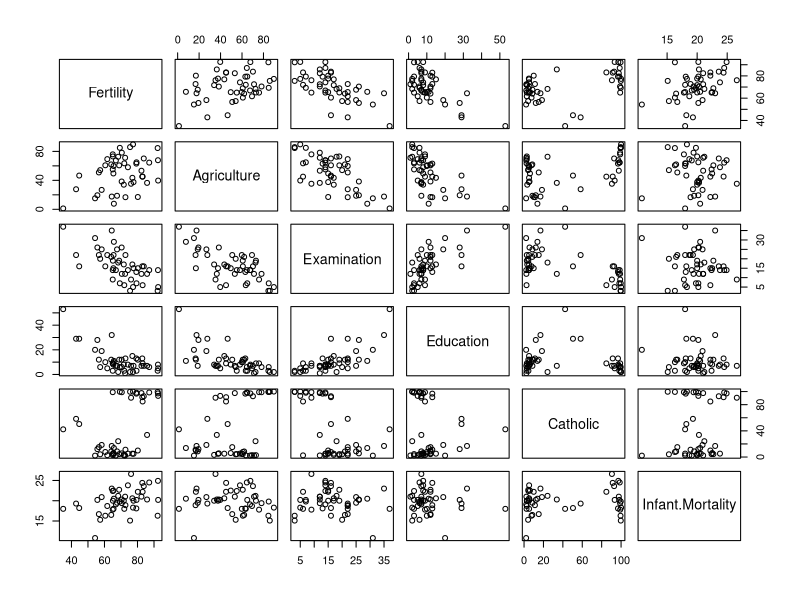
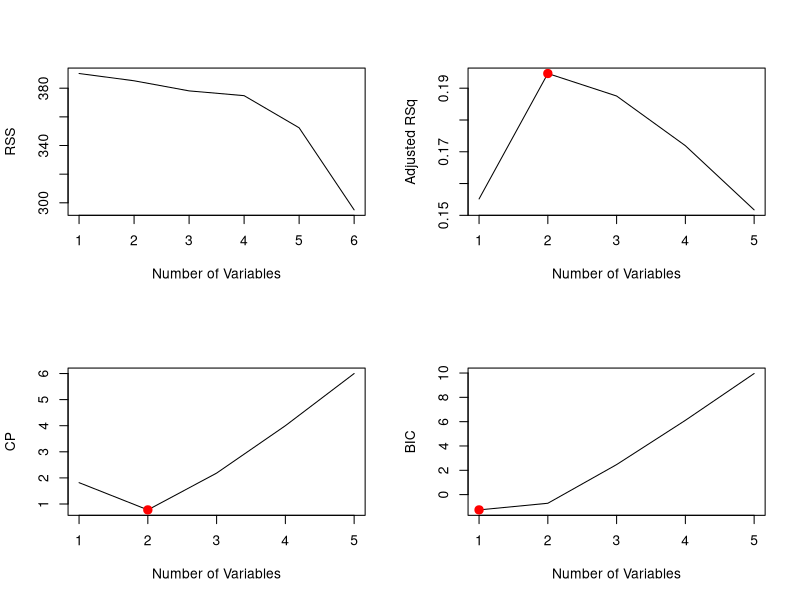

The R script that drew these images, in order:
#Author  : Naren Nandi
#Created : 06/12/2018

#Going to predict Infant Mortality using a Multi-Linear Model
#Using Best Subset Selection to see what Variables best fits the model.

#We will use the classic swiss data set provided with R datasets. 
#Having a look at its documentation.
data(swiss)
?swiss

#Viewing the data set in another window
View(swiss)

#Checking how these variables interact with each other, we can create a scatter plot matrix.
pairs(swiss)

#Checking the range and the structure of the data
summary(swiss)
str(swiss)

#Checking how correlated the independent variables are with the dependent variable.
#using a correlation matrix
cor(swiss)

#We can see that Infant.Mortality is positively correlated with Fertility (obviously) with 
#being Catholic and negatively with Examination and Education. Additionally we see that 
#Fertility is positively correlated with being Catholic and with Agriculture and negatively
#with Education and Examination.


#Selecting the best predictors using Best Subset Selection
#Installing the Leaps Package for this
install.packages('leaps')
library(leaps)

#utilizing the regsubsets function to get the best set of predcitors
#it does this by identifying the model with the least RSS (Residual Sum of Squares)
best.subset <- regsubsets(Infant.Mortality~., swiss, nvmax=5)
best.subset.summary <- summary(best.subset)

#The outmat field on the summary contains a matrix with the best subset of predictors 
#So choosing to view only the outmat
best.subset.summary$outmat

#The summary object also includes metrics such as adjusted R2, CP, or BIC, that we
#can use to determine the best overall model.
best.subset.by.adjr2 <- which.max(best.subset.summary$adjr2)
best.subset.by.adjr2

#Adjusted R2 tells us that the best model is that with two variables
#that is Fertility and Education.

#Checking cp
best.subset.by.cp <- which.min(best.subset.summary$cp)
best.subset.by.cp

#Using CP we arrive to the same conclusion.

#Checking bic
best.subset.by.bic <- which.min(best.subset.summary$bic)
best.subset.by.bic

#using BIC we should go for the model using just Fertility as a predictor. 

#Plotting this information and using the points function to highlight the respective best predictors 
par(mfrow=c(2,2))
plot(best.subset$rss, xlab="Number of Variables", ylab="RSS", type="l")
plot(best.subset.summary$adjr2, xlab="Number of Variables", ylab="Adjusted RSq", type="l")
points(best.subset.by.adjr2, best.subset.summary$adjr2[best.subset.by.adjr2], col="red", cex =2, pch =20)
plot(best.subset.summary$cp, xlab="Number of Variables", ylab="CP", type="l")
points(best.subset.by.cp, best.subset.summary$cp[best.subset.by.cp], col="red", cex =2, pch =20)
plot(best.subset.summary$bic, xlab="Number of Variables", ylab="BIC", type="l")
points(best.subset.by.bic, best.subset.summary$bic[best.subset.by.bic], col="red", cex =2, pch =20)

#We can see that the 2-variable model is not that bad regarding the BIC coefficient
#Therefore we show the coefficients of the 2-variable model using Fertility and Education 
#as inputs to predict Infant.Mortality.
